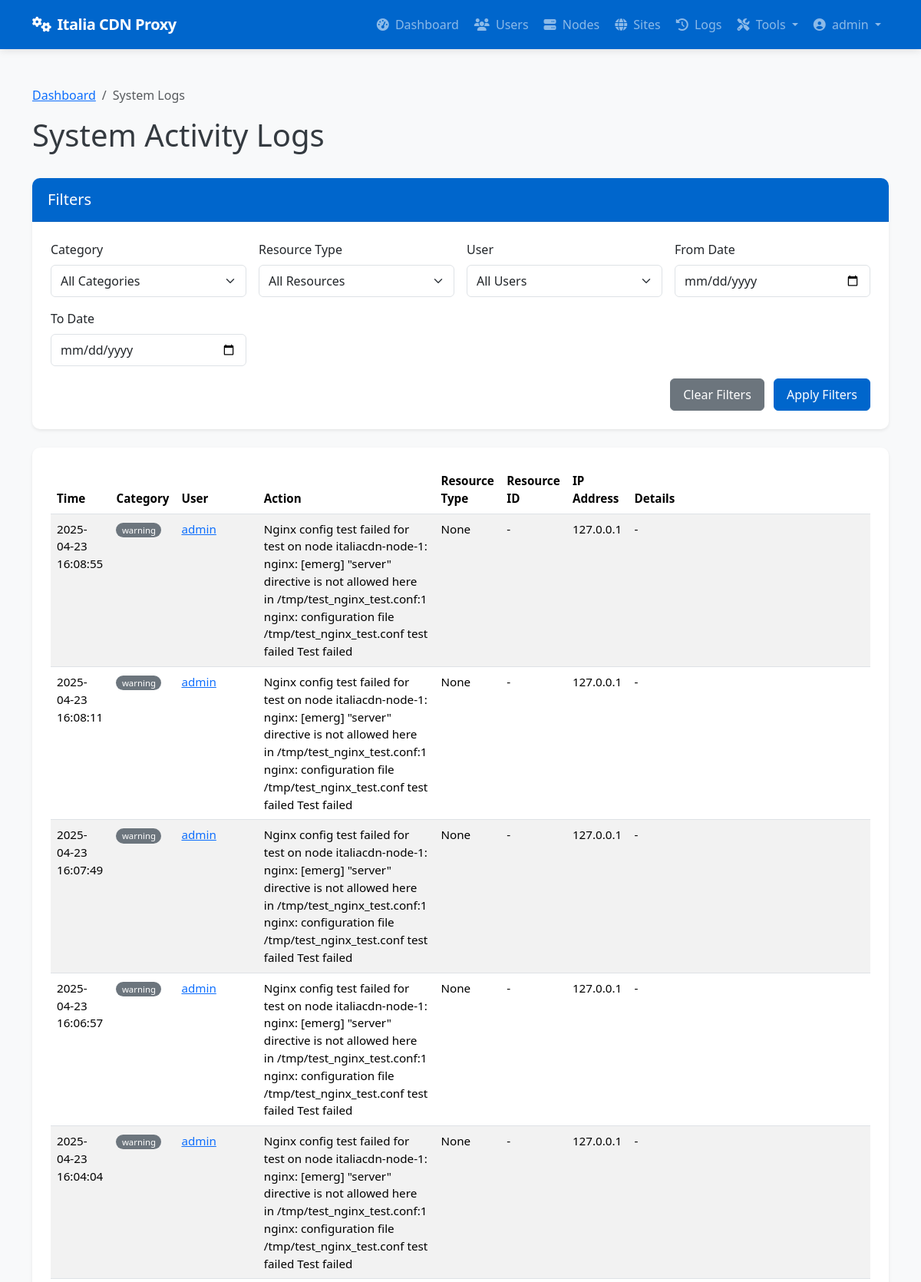
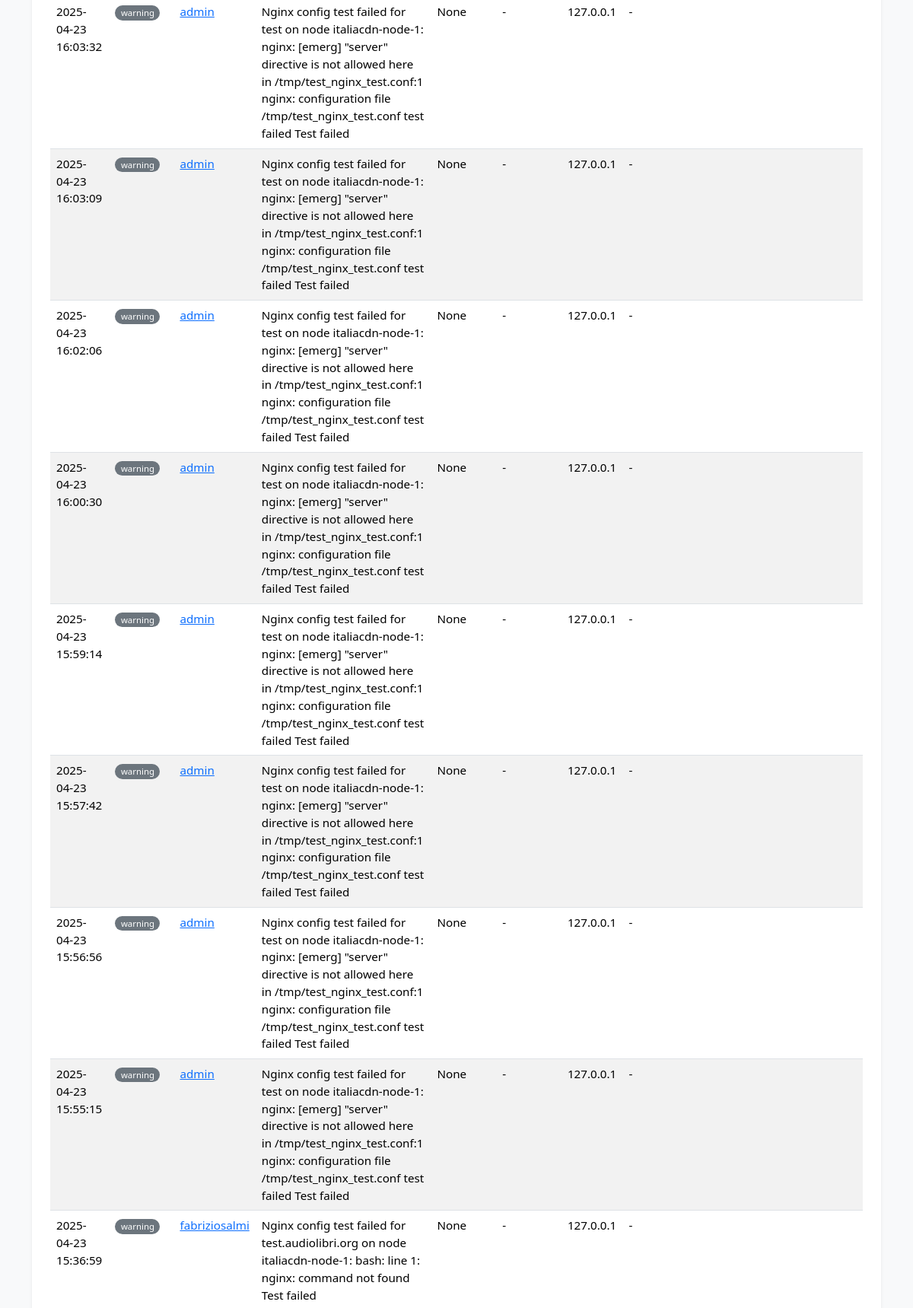
The page /admin/system/logs (signed in, upper part) on the database its author committed (2 pictures, top to bottom).
### app/models/models.py (models this page shows, shortened)
class User(db.Model):
    __tablename__ = 'users'
    id = db.Column(db.Integer, primary_key=True)
    username = db.Column(db.String(64), unique=True, index=True, nullable=False)
    email = db.Column(db.String(120), unique=True, index=True, nullable=False)
    password_hash = db.Column(db.String(128), nullable=False)
    role = db.Column(db.String(20), nullable=False, default='client')  # 'admin' or 'client'
    is_active = db.Column(db.Boolean, default=True)
    created_at = db.Column(db.DateTime, default=datetime.utcnow)
    last_login = db.Column(db.DateTime, nullable=True)
    sites = db.relationship('Site', backref='owner', lazy='dynamic')
    def is_admin(self):
        return self.role == 'admin'

class SystemLog(db.Model):
    __tablename__ = 'system_logs'
    id = db.Column(db.Integer, primary_key=True)
    user_id = db.Column(db.Integer, db.ForeignKey('users.id'), nullable=True)  # Null for system events
    category = db.Column(db.String(32), nullable=False)  # auth, admin, system, security, etc.
    action = db.Column(db.String(64), nullable=False)    # login, logout, create, delete, etc.
    resource_type = db.Column(db.String(32), nullable=True)  # user, node, site, etc.
    resource_id = db.Column(db.Integer, nullable=True)       # ID of the affected resource
    details = db.Column(db.Text, nullable=True)              # Additional details
    ip_address = db.Column(db.String(45), nullable=True)     # IP address of user/system
    created_at = db.Column(db.DateTime, default=datetime.utcnow)
    user = db.relationship('User', backref=db.backref('system_logs', lazy='dynamic'))

### app/controllers/admin.py (the view, shortened to what this page needs)
@admin.route('/system/logs')
@login_required
@admin_required
def system_logs():
    category = request.args.get('category')
    user_id = request.args.get('user_id')
    resource_type = request.args.get('resource_type')
    from_date = request.args.get('from_date')
    to_date = request.args.get('to_date')
    from app.models.models import SystemLog
    query = SystemLog.query
    if category:
        query = query.filter(SystemLog.category == category)
    if user_id:
        query = query.filter(SystemLog.user_id == user_id)
    if resource_type:
        query = query.filter(SystemLog.resource_type == resource_type)
    if from_date:
        try:
            from_datetime = datetime.strptime(from_date, '%Y-%m-%d')
            query = query.filter(SystemLog.created_at >= from_datetime)
        except ValueError:
            pass
    categories = db.session.query(SystemLog.category).distinct().all()
    resource_types = db.session.query(SystemLog.resource_type).distinct().all()
    users = User.query.all()
    page = request.args.get('page', 1, type=int)
    logs = query.order_by(SystemLog.created_at.desc()).paginate(page=page, per_page=50)
    return render_template('admin/system_logs.html',
                          logs=logs,
                          categories=[c[0] for c in categories if c[0]],
                          resource_types=[r[0] for r in resource_types if r[0]],
                          users=users,
                          filters={
                              'category': category,
                              'user_id': user_id,
                              'resource_type': resource_type,
                              'from_date': from_date,
                              'to_date': to_date
                          })

### app/models/__init__.py (called while the page is built)
@login_manager.user_loader
def load_user(user_id):
    return User.query.get(int(user_id))

### app/services/access_control.py (called while the page is built)
def admin_required(f):
    @wraps(f)
    def decorated_function(*args, **kwargs):
        if not current_user.is_admin():
            flash('You need admin privileges to access this page.', 'error')
            return abort(403)
        return f(*args, **kwargs)
    return decorated_function

### app/templates/admin/system_logs.html (shortened to what this page needs)
{% extends 'base.html' %}
{% block content %}
<div class="container py-4">
    <nav aria-label="breadcrumb">
        <ol class="breadcrumb">
            <li class="breadcrumb-item"><a href="{{ url_for('admin.dashboard') }}">Dashboard</a></li>
            <li class="breadcrumb-item active" aria-current="page">System Logs</li>
        </ol>
    </nav>
    <div class="d-flex justify-content-between align-items-center mb-4">
        <h1>System Activity Logs</h1>
    </div>
    <div class="card shadow-sm mb-4">
        <div class="card-header bg-primary text-white">
            <h5 class="card-title mb-0">Filters</h5>
        </div>
        <div class="card-body">
            <form method="GET" action="{{ url_for('admin.system_logs') }}" class="row g-3">
                <div class="col-md-3">
                    <label for="category" class="form-label">Category</label>
                    <select class="form-select" id="category" name="category">
                        <option value="">All Categories</option>
                    </select>
                </div>
                <div class="col-md-3">
                    <label for="resource_type" class="form-label">Resource Type</label>
                    <select class="form-select" id="resource_type" name="resource_type">
                        <option value="">All Resources</option>
                    </select>
                </div>
                <div class="col-md-3">
                    <label for="user_id" class="form-label">User</label>
                    <select class="form-select" id="user_id" name="user_id">
                        <option value="">All Users</option>
                    </select>
                </div>
                <div class="col-md-3">
                    <label for="from_date" class="form-label">From Date</label>
                    <input type="date" class="form-control" id="from_date" name="from_date" value="{{ filters.from_date }}">
                </div>
                <div class="col-md-3">
                    <label for="to_date" class="form-label">To Date</label>
                    <input type="date" class="form-control" id="to_date" name="to_date" value="{{ filters.to_date }}">
                </div>
                <div class="col-md-12 text-end">
                    <a href="{{ url_for('admin.system_logs') }}" class="btn btn-secondary me-2">Clear Filters</a>
                    <button type="submit" class="btn btn-primary">Apply Filters</button>
                </div>
            </form>
        </div>
    </div>
    <div class="card shadow-sm">
        <div class="card-body">
            {% if logs.items %}
                <div class="table-responsive">
                    <table class="table table-striped table-hover">
                        <thead>
                            <tr>
                                <th>Time</th>
                                <th>Category</th>
                                <th>User</th>
                                <th>Action</th>
                                <th>Resource Type</th>
                                <th>Resource ID</th>
                                <th>IP Address</th>
                                <th>Details</th>
                            </tr>
                        </thead>
                        <tbody>
                            {% for log in logs.items %}
                            <tr>
                                <td>{{ log.created_at.strftime('%Y-%m-%d %H:%M:%S') }}</td>
                                <td>
                                    <span class="badge rounded-pill
                                    {% if log.category == 'auth' %}bg-info
                                    {% elif log.category == 'admin' %}bg-primary
                                    {% elif log.category == 'security' %}bg-danger
                                    {% elif log.category == 'system' %}bg-success
                                    {% else %}bg-secondary{% endif %}">
                                        {{ log.category }}
                                    </span>
                                </td>
                                <td>
                                    {% if log.user %}
                                        <a href="{{ url_for('admin.edit_user', user_id=log.user_id) }}">{{ log.user.username }}</a>
                                    {% else %}
                                        <span class="text-muted">System</span>
                                    {% endif %}
                                </td>
                                <td>{{ log.action }}</td>
                                <td>{{ log.resource_type }}</td>
                                <td>
                                    {% if log.resource_type == 'site' and log.resource_id %}
                                        <a href="{{ url_for('admin.view_site', site_id=log.resource_id) }}">{{ log.resource_id }}</a>
                                    {% elif log.resource_type == 'node' and log.resource_id %}
                                        <a href="{{ url_for('admin.view_node', node_id=log.resource_id) }}">{{ log.resource_id }}</a>
                                    {% elif log.resource_type == 'user' and log.resource_id %}
                                        <a href="{{ url_for('admin.edit_user', user_id=log.resource_id) }}">{{ log.resource_id }}</a>
                                    {% else %}
                                        {{ log.resource_id if log.resource_id else '-' }}
                                    {% endif %}
                                </td>
                                <td>{{ log.ip_address or '-' }}</td>
                                <td>
                                    <span class="text-truncate d-inline-block" style="max-width: 300px;" title="{{ log.details }}">
                                        {{ log.details or '-' }}
                                    </span>
                                </td>
                            </tr>
                            {% endfor %}
                        </tbody>
                    </table>
                </div>
            {% else %}
                <div class="alert alert-info mb-0">
                    <i class="fas fa-info-circle me-2"></i> No system logs found matching your criteria.
                </div>
            {% endif %}
        </div>
    </div>
</div>
{% endblock %}

### app/templates/base.html (shortened to what this page needs)
<!DOCTYPE html>
<html lang="en">
<head>
    <link href="https://cdn.jsdelivr.net/npm/bootstrap@5.3.2/dist/css/bootstrap.min.css" rel="stylesheet">
    <link rel="stylesheet" href="https://cdnjs.cloudflare.com/ajax/libs/font-awesome/6.4.2/css/all.min.css">
</head>
<body>
    <header>
        <nav class="navbar navbar-expand-lg navbar-dark bg-primary">
            <div class="container">
                <a class="navbar-brand" href="/">
                    <i class="fas fa-cogs me-2"></i>Italia CDN Proxy
                </a>
                <div class="collapse navbar-collapse" id="navbarNav">
                    <ul class="navbar-nav ms-auto">
                        {% if current_user.is_authenticated %}
                            {% if current_user.is_admin() %}
                                <li class="nav-item">
                                    <a class="nav-link {% if request.endpoint == 'admin.dashboard' %}active{% endif %}" href="{{ url_for('admin.dashboard') }}">
                                        <i class="fas fa-tachometer-alt me-1"></i> Dashboard
                                    </a>
                                </li>
                                <li class="nav-item">
                                    <a class="nav-link {% if 'admin.list_users' in request.endpoint %}active{% endif %}" href="{{ url_for('admin.list_users') }}">
                                        <i class="fas fa-users me-1"></i> Users
                                    </a>
                                </li>
                                <li class="nav-item">
                                    <a class="nav-link {% if 'admin.list_nodes' in request.endpoint %}active{% endif %}" href="{{ url_for('admin.list_nodes') }}">
                                        <i class="fas fa-server me-1"></i> Nodes
                                    </a>
                                </li>
                                <li class="nav-item">
                                    <a class="nav-link {% if 'admin.list_sites' in request.endpoint %}active{% endif %}" href="{{ url_for('admin.list_sites') }}">
                                        <i class="fas fa-globe me-1"></i> Sites
                                    </a>
                                </li>
                                <li class="nav-item">
                                    <a class="nav-link {% if request.endpoint == 'admin.deployment_logs' %}active{% endif %}" href="{{ url_for('admin.deployment_logs') }}">
                                        <i class="fas fa-history me-1"></i> Logs
                                    </a>
                                </li>
                                <li class="nav-item dropdown">
                                    <a class="nav-link dropdown-toggle" href="#" id="adminToolsDropdown" role="button" data-bs-toggle="dropdown" aria-expanded="false">
                                        <i class="fas fa-tools me-1"></i> Tools
                                    </a>
                                </li>
                            {% endif %}
                            <li class="nav-item dropdown">
                                <a class="nav-link dropdown-toggle" href="#" id="userDropdown" role="button" data-bs-toggle="dropdown" aria-expanded="false">
                                    <i class="fas fa-user-circle me-1"></i> {{ current_user.username }}
                                </a>
                            </li>
                        {% endif %}
                    </ul>
                </div>
            </div>
        </nav>
    </header>
    <main>
        {% block content %}{% endblock %}
    </main>
</body>
</html>

### app/templates/base.html (style rules this page uses)
:root { --primary-color: #0066CC; --primary-dark: #0052a3; --success-color: #198754; --info-color: #0dcaf0; --warning-color: #ffc107; --danger-color: #dc3545; }
body { min-height: 100vh; display: flex; flex-direction: column; background-color: #f8f9fa; color: #343a40; }
main { flex: 1; padding: 1.5rem 0; }
.navbar-brand { font-weight: 700; letter-spacing: -0.5px; }
.navbar { box-shadow: 0 2px 10px rgba(0, 0, 0, 0.1); padding: 0.75rem 1rem; }
.nav-link { font-weight: 500; transition: all 0.2s ease; padding: 0.5rem 1rem; border-radius: 4px; margin: 0 0.125rem; }
.card { border-radius: 0.625rem; box-shadow: 0 4px 12px rgba(0, 0, 0, 0.05); border: none; margin-bottom: 1.75rem; overflow: hidden; transition: transform 0.2s, box-shadow 0.2s; }
.card-header { border-bottom: 1px solid rgba(0, 0, 0, 0.075); background-color: #fff; padding: 1rem 1.25rem; font-weight: 600; }
.card-body { padding: 1.5rem; }
.btn { border-radius: 0.375rem; padding: 0.5rem 1rem; font-weight: 500; transition: all 0.2s; }
.btn-primary { background-color: var(--primary-color); border-color: var(--primary-color); }
.bg-primary { background-color: var(--primary-color) !important; }
.table { font-size: 0.95rem; }
.table th { font-weight: 600; border-top: none; }
.table-striped tbody tr:nth-of-type(odd) { background-color: rgba(0, 0, 0, 0.02); }
.badge { font-weight: 500; padding: 0.35em 0.65em; }
.form-control, .form-select { border-radius: 0.375rem; padding: 0.5rem 0.75rem; border-color: #dee2e6; }

### rows shown on the page
User: username "admin"
SystemLog: created_at "2025-04-23 16:08:55", category "warning", user.username "admin", action "Nginx config test failed for test on node italiacdn-node-1: nginx: [emerg] \"server\" directive is not allowed here in /tmp/test_nginx_test.conf:1 nginx: configuration file /tmp/test_nginx_test.conf test failed Test failed", resource_type "None", resource_id "-", ip_address "127.0.0.1", details "-"
SystemLog: created_at "2025-04-23 16:08:11", category "warning", user.username "admin", action "Nginx config test failed for test on node italiacdn-node-1: nginx: [emerg] \"server\" directive is not allowed here in /tmp/test_nginx_test.conf:1 nginx: configuration file /tmp/test_nginx_test.conf test failed Test failed", resource_type "None", resource_id "-", ip_address "127.0.0.1", details "-"
SystemLog: created_at "2025-04-23 16:07:49", category "warning", user.username "admin", action "Nginx config test failed for test on node italiacdn-node-1: nginx: [emerg] \"server\" directive is not allowed here in /tmp/test_nginx_test.conf:1 nginx: configuration file /tmp/test_nginx_test.conf test failed Test failed", resource_type "None", resource_id "-", ip_address "127.0.0.1", details "-"
SystemLog: created_at "2025-04-23 16:06:57", category "warning", user.username "admin", action "Nginx config test failed for test on node italiacdn-node-1: nginx: [emerg] \"server\" directive is not allowed here in /tmp/test_nginx_test.conf:1 nginx: configuration file /tmp/test_nginx_test.conf test failed Test failed", resource_type "None", resource_id "-", ip_address "127.0.0.1", details "-"
SystemLog: created_at "2025-04-23 16:04:04", category "warning", user.username "admin", action "Nginx config test failed for test on node italiacdn-node-1: nginx: [emerg] \"server\" directive is not allowed here in /tmp/test_nginx_test.conf:1 nginx: configuration file /tmp/test_nginx_test.conf test failed Test failed", resource_type "None", resource_id "-", ip_address "127.0.0.1", details "-"
SystemLog: created_at "2025-04-23 16:03:32", category "warning", user.username "admin", action "Nginx config test failed for test on node italiacdn-node-1: nginx: [emerg] \"server\" directive is not allowed here in /tmp/test_nginx_test.conf:1 nginx: configuration file /tmp/test_nginx_test.conf test failed Test failed", resource_type "None", resource_id "-", ip_address "127.0.0.1", details "-"
SystemLog: created_at "2025-04-23 16:03:09", category "warning", user.username "admin", action "Nginx config test failed for test on node italiacdn-node-1: nginx: [emerg] \"server\" directive is not allowed here in /tmp/test_nginx_test.conf:1 nginx: configuration file /tmp/test_nginx_test.conf test failed Test failed", resource_type "None", resource_id "-", ip_address "127.0.0.1", details "-"
SystemLog: created_at "2025-04-23 16:02:06", category "warning", user.username "admin", action "Nginx config test failed for test on node italiacdn-node-1: nginx: [emerg] \"server\" directive is not allowed here in /tmp/test_nginx_test.conf:1 nginx: configuration file /tmp/test_nginx_test.conf test failed Test failed", resource_type "None", resource_id "-", ip_address "127.0.0.1", details "-"
SystemLog: created_at "2025-04-23 16:00:30", category "warning", user.username "admin", action "Nginx config test failed for test on node italiacdn-node-1: nginx: [emerg] \"server\" directive is not allowed here in /tmp/test_nginx_test.conf:1 nginx: configuration file /tmp/test_nginx_test.conf test failed Test failed", resource_type "None", resource_id "-", ip_address "127.0.0.1", details "-"
SystemLog: created_at "2025-04-23 15:59:14", category "warning", user.username "admin", action "Nginx config test failed for test on node italiacdn-node-1: nginx: [emerg] \"server\" directive is not allowed here in /tmp/test_nginx_test.conf:1 nginx: configuration file /tmp/test_nginx_test.conf test failed Test failed", resource_type "None", resource_id "-", ip_address "127.0.0.1", details "-"
SystemLog: created_at "2025-04-23 15:57:42", category "warning", user.username "admin", action "Nginx config test failed for test on node italiacdn-node-1: nginx: [emerg] \"server\" directive is not allowed here in /tmp/test_nginx_test.conf:1 nginx: configuration file /tmp/test_nginx_test.conf test failed Test failed", resource_type "None", resource_id "-", ip_address "127.0.0.1", details "-"
SystemLog: created_at "2025-04-23 15:56:56", category "warning", user.username "admin", action "Nginx config test failed for test on node italiacdn-node-1: nginx: [emerg] \"server\" directive is not allowed here in /tmp/test_nginx_test.conf:1 nginx: configuration file /tmp/test_nginx_test.conf test failed Test failed", resource_type "None", resource_id "-", ip_address "127.0.0.1", details "-"
SystemLog: created_at "2025-04-23 15:55:15", category "warning", user.username "admin", action "Nginx config test failed for test on node italiacdn-node-1: nginx: [emerg] \"server\" directive is not allowed here in /tmp/test_nginx_test.conf:1 nginx: configuration file /tmp/test_nginx_test.conf test failed Test failed", resource_type "None", resource_id "-", ip_address "127.0.0.1", details "-"
SystemLog: created_at "2025-04-23 15:36:59", category "warning", user.username "fabriziosalmi", action "Nginx config test failed for test.audiolibri.org on node italiacdn-node-1: bash: line 1: nginx: command not found Test failed", resource_type "None", resource_id "-", ip_address "127.0.0.1", details "-"
